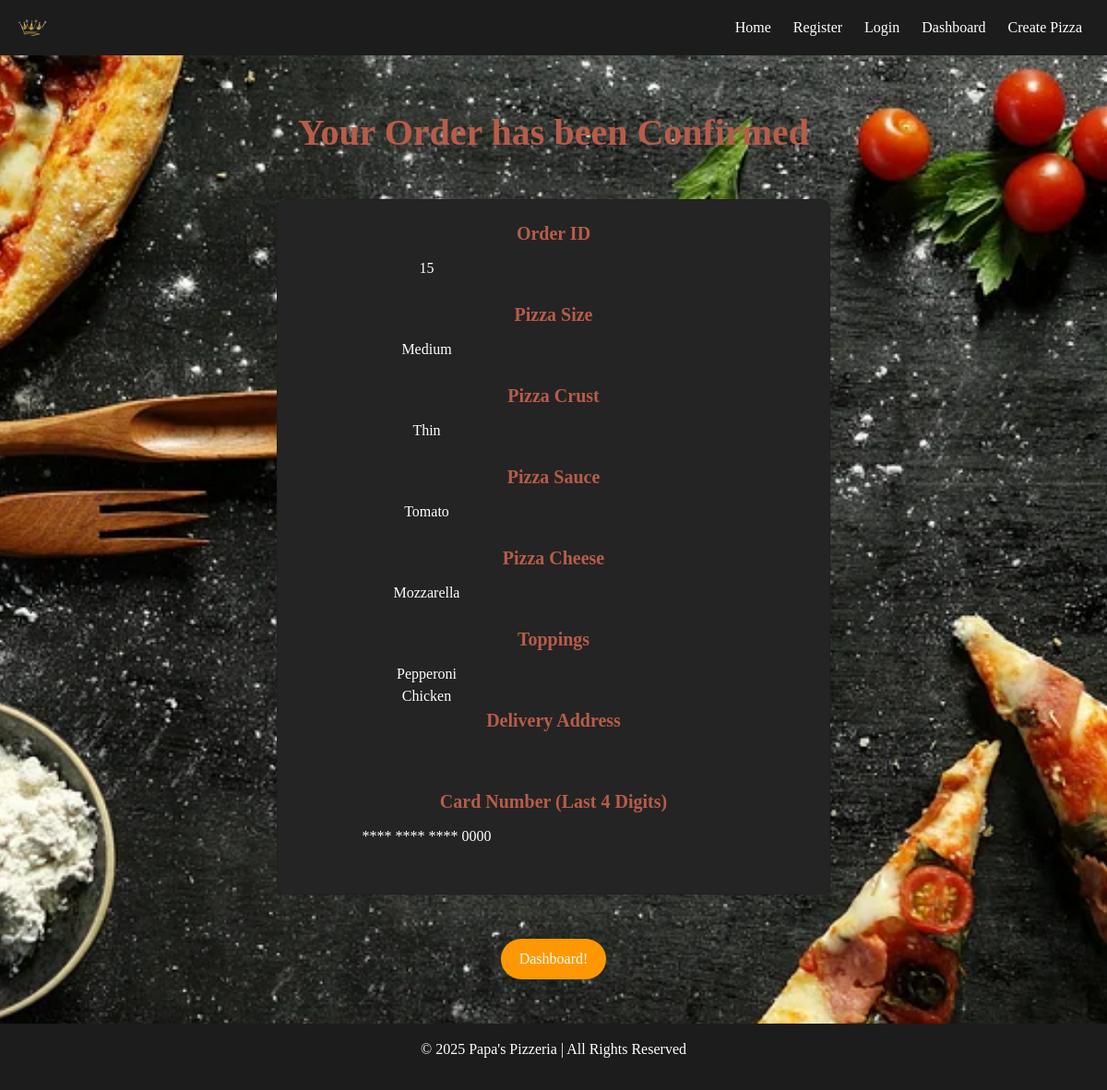
The page /order_confirmation/15/ (signed in) on the database its author committed.
### PizzaApp/models.py (models this page shows, shortened)
class Order(models.Model):
    user = models.ForeignKey(User, on_delete=models.CASCADE, null=True, blank=True)
    pizza_size = models.ForeignKey(PizzaSize, on_delete=models.CASCADE, default=1)  # Default size ID
    pizza_crust = models.ForeignKey(PizzaCrust, on_delete=models.CASCADE, default=1)  # Default crust ID
    pizza_sauce = models.ForeignKey(PizzaSauce, on_delete=models.CASCADE, default=1)  # Default sauce ID
    pizza_cheese = models.ForeignKey(PizzaCheese, on_delete=models.CASCADE, default=1)  # Default cheese ID
    toppings = models.ManyToManyField(PizzaTopping, blank=True)
    full_name = models.CharField(max_length=100)
    delivery_address = models.TextField()
    card_number = models.CharField(max_length=16, default="0000000000000000")  # Fake card for DB
    card_expiry_date = models.CharField(max_length=5, default="00/00")  # Placeholder
    card_cvv = models.CharField(max_length=3, default="000")  # Placeholder

class PizzaSize(models.Model):
    name = models.CharField(max_length=100)
    price = models.DecimalField(max_digits=5, decimal_places=2, default=10.99)  # Default price

class PizzaCrust(models.Model):
    name = models.CharField(max_length=100, default="Normal")  # Default crust

class PizzaSauce(models.Model):
    name = models.CharField(max_length=100, default="Tomato")  # Default sauce

class PizzaCheese(models.Model):
    name = models.CharField(max_length=100, default="Mozzarella")  # Default cheese

class PizzaTopping(models.Model):
    name = models.CharField(max_length=100)
    price = models.DecimalField(max_digits=5, decimal_places=2, default=0.00)
    image = models.ImageField(upload_to='toppings_images/', null=True, blank=True)

### PizzaApp/views.py (the view)
# urls.py: path('order_confirmation/<int:order_id>/', views.order_confirmation, name='order_confirmation'),
@login_required
def order_confirmation(request, order_id):
    print(f"Fetching order with ID: {order_id}")  # Debug: Check if the correct order ID is passed
    order = get_object_or_404(Order, id=order_id, user=request.user)
    pizza_size = order.pizza_size.name if order.pizza_size else "No size selected"
    pizza_crust = order.pizza_crust.name if order.pizza_crust else "No crust selected"
    pizza_sauce = order.pizza_sauce.name if order.pizza_sauce else "No sauce selected"
    pizza_cheese = order.pizza_cheese.name if order.pizza_cheese else "No cheese selected"
    toppings = order.toppings.all()
    last_four_digits = order.card_number[-4:] if order.card_number and len(order.card_number) >= 4 else "****"
    return render(request, 'order_confirmation.html', {
        'order': order,
        'pizza_size': pizza_size,
        'pizza_crust': pizza_crust,
        'pizza_sauce': pizza_sauce,
        'pizza_cheese': pizza_cheese,
        'toppings': toppings,
        'last_four_digits': last_four_digits
    })

### PizzaApp/templates/order_confirmation.html (shortened to what this page needs)
{% extends 'base.html' %}
{% load static %}
{% block content %}
<h1 class="text-center">Your Order has been Confirmed</h1>
<div class="container my-5">
    <div class="card p-4 shadow-sm text-center" style="width: 100%; max-width: 600px; background-color: rgb(36, 36, 36); border-radius: 10px; margin: 0 auto;">
        <div class="mb-3">
            <h5 class="text-center">Order ID</h5>
            <div class="form-control" style="background-color: rgb(36, 36, 36); color: white; border: none;">
                {{ order.id }}
            </div>
        </div>
        <div class="mb-3">
            <h5 class="text-center">Pizza Size</h5>
            <div class="form-control" style="background-color: rgb(36, 36, 36); color: white; border: none;">
                {{ pizza_size }}
            </div>
        </div>
        <div class="mb-3">
            <h5 class="text-center">Pizza Crust</h5>
            <div class="form-control" style="background-color: rgb(36, 36, 36); color: white; border: none;">
                {{ pizza_crust }}
            </div>
        </div>
        <div class="mb-3">
            <h5 class="text-center">Pizza Sauce</h5>
            <div class="form-control" style="background-color: rgb(36, 36, 36); color: white; border: none;">
                {{ pizza_sauce }}
            </div>
        </div>
        <div class="mb-3">
            <h5 class="text-center">Pizza Cheese</h5>
            <div class="form-control" style="background-color: rgb(36, 36, 36); color: white; border: none;">
                {{ pizza_cheese }}
            </div>
        </div>
        <div class="mb-3">
            <h5 class="text-center">Toppings</h5>
            <div class="form-control" style="background-color: rgb(36, 36, 36); color: white; border: none;">
                {% for topping in toppings %}
                    <div>{{ topping.name }}</div>
                {% endfor %}
            </div>
        </div>
        <div class="mb-3">
            <h5 class="text-center">Delivery Address</h5>
            <div class="form-control" style="background-color: rgb(36, 36, 36); color: white; border: none;">
            </div>
        </div>
        <div class="mb-3">
            <h5 class="text-center">Card Number (Last 4 Digits)</h5>
            <div class="form-control" style="background-color: rgb(36, 36, 36); color: white; border: none;">
                **** **** **** {{ last_four_digits }}
            </div>
        </div>
    </div>
</div>
<div class="text-center mt-4">
    <a href="{% url 'dashboard' %}" class="btn btn-secondary btn-lg">Dashboard!</a>
</div>
{% endblock %}

### PizzaApp/static/css/styles.css (style rules this page uses)
:root { --primary-color: #B85C49; --secondary-color: #D4AF37; --background-color: #F5F5F5; --text-color: rgb(240, 236, 236); --footer-color: #1c1c1c; --navbar-color: #1c1c1c; }
body { font-family: 'Lora', serif; margin: 0; padding: 0; background-color: var(--background-color); background-image: url('/static/images/background.webp'); background-size: cover; background-position: center; background-attachment: fixed; background-repeat: no-repeat; color: var(--text-color); }
h1, h2, h3, h4, h5 { color: var(--primary-color); font-weight: bold; }
.btn-primary, .btn-secondary { border: none; border-radius: 30px; padding: 10px 20px; font-size: 16px; transition: background-color 0.3s ease; }
.btn-secondary { background-color: #FF9800; color: white; }
.form-control { max-width: 50%; height: 40px; background-color: rgb(36, 36, 36); color: white; border: none; }

### rows shown on the page
Order: id "15"
PizzaSize: name "Medium"
PizzaCrust: name "Thin"
PizzaSauce: name "Tomato"
PizzaCheese: name "Mozzarella"
PizzaTopping: name "Pepperoni"
PizzaTopping: name "Chicken"

### other values the page prints
{{ last_four_digits }} "0000"
